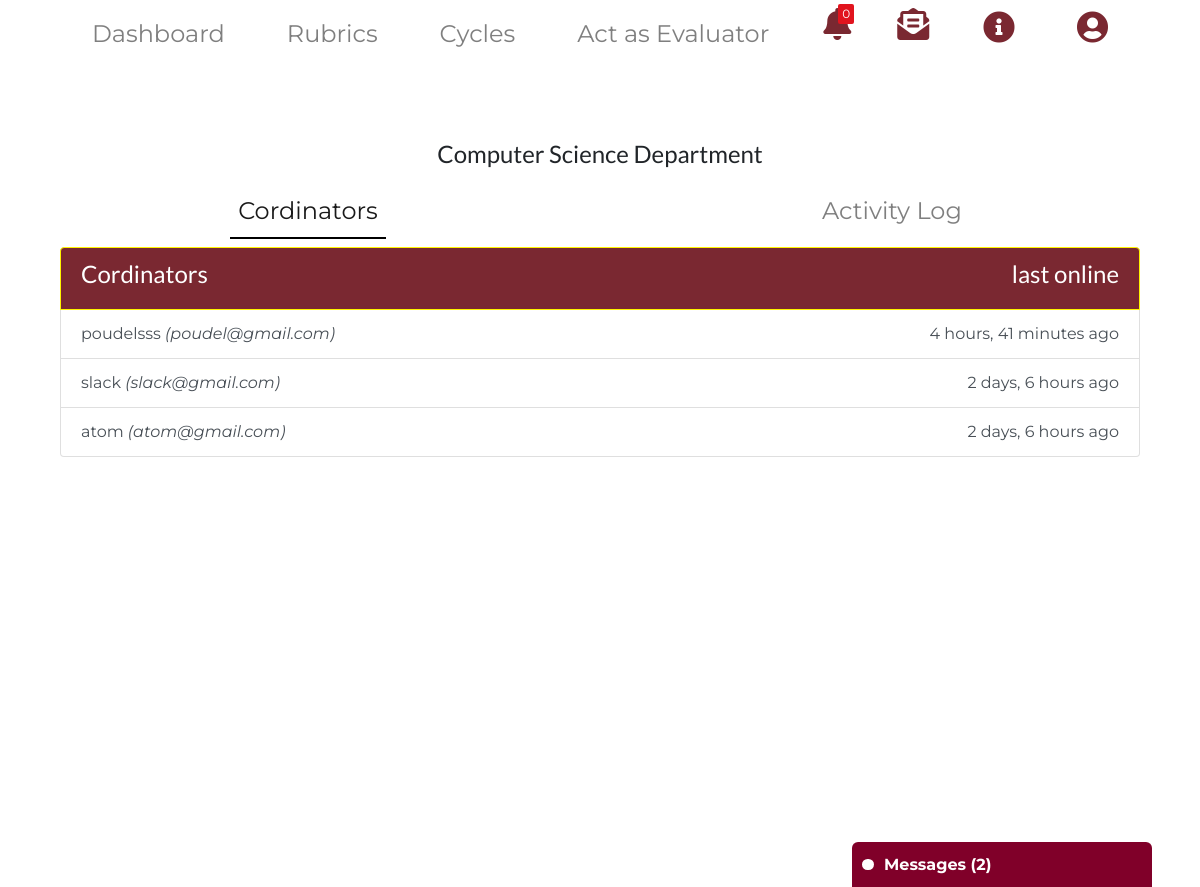
/department_view/8 (signed in), run on an earlier commit of the app's database.
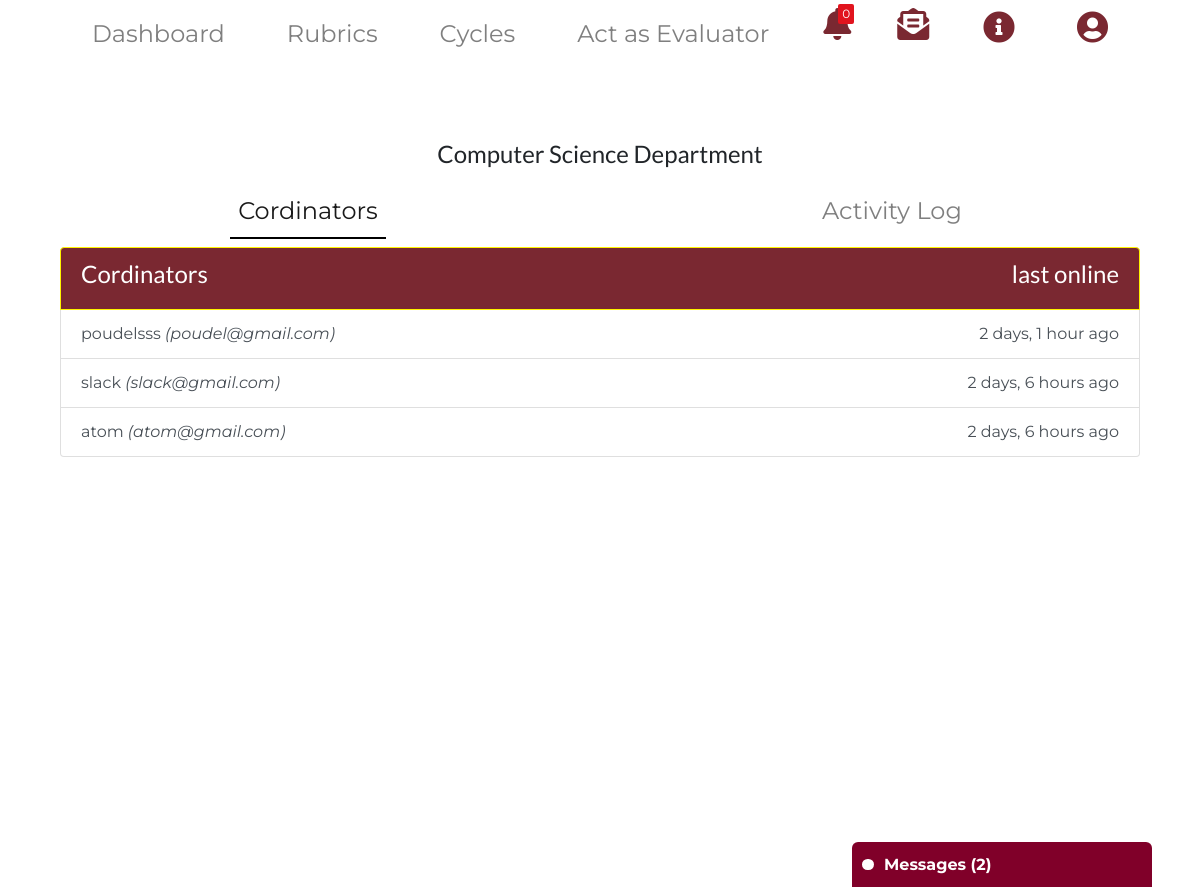
And on a later commit of the database.
### main/models.py (models this page shows)
class CoOrdinator(models.Model):
    name = models.CharField(max_length=100)
    email = models.CharField(max_length=200)
    department = models.CharField(max_length=200)
    dept = models.ForeignKey(Department, null=True, on_delete=models.CASCADE)
    last_online = models.DateTimeField(null=True)

### main/views.py (the view)
# urls.py: path('department_view/<int:cordinator_id>', views.department_view, name="department_view"),
def department_view(request, cordinator_id):
    cordinator = CoOrdinator.objects.get(id=cordinator_id)
    dept = cordinator.dept
    department_name = cordinator.department
    print(dept)
    cordinators = CoOrdinator.objects.filter(dept=dept)
    print(cordinators)
    for logs in Log.objects.filter(subject=dept):
        for co in cordinators:
            if(logs.cor==co.email):
                CoOrdinator.objects.filter(id=co.id).update(last_online=logs.created_at)
    context = {'cordinator':cordinator, 'dept_id':dept.id, 'list_dept':'active', 'cordinators':cordinators
    , 'notification_count' : Notification.objects.filter(read=False, to=request.user.email).count(),
    'notifications' : Notification.objects.filter(read=False, to=request.user.email).order_by('-created_at' ),
     'msgs_count': Broadcast.objects.filter(receiver=request.user.email, read=False).order_by('-sent_at').count(),
    'msgs':Broadcast.objects.filter(receiver=request.user.email).order_by('-sent_at'), 'department_name':department_name}
    return render(request, 'main/department_view.html', context)

### main/templates/main/department_view.html (shortened to what this page needs)
{% extends  'main/adminbase.html' %}
{%load static%}
{%block body_block%}
<br>
<br>
<h4 class = "text-center">{{department_name}} Department </h4>
<nav class="navbar sticky-top navbar-expand-lg  navbar-light ">
<div class="collapse navbar-collapse" id="navbarTogglerDemo04">
  <ul class="navbar-nav w-100 mr-auto mt-2 mt-lg-0 justify-content-around">
    <li class="nav-item {{list_dept}}" >
      <a class="nav-link" href="" >Cordinators</a>
    </li>
    <li class="nav-item {{log_dept}}" >
      <a class="nav-link" href="{%url 'main:dept_log' dept_id %}"> Activity Log</a>
    </li>
    </ul>
  </div>
</nav>
<div class = "container">
  <div class = "container-fluid">
    <ul class="list-group" style = "overflow-y:auto; height: 80vh;">
      <li class="list-group-item  list-group-item-action active  d-flex justify-content-between"><span> <h4>Cordinators</h4> </span>
        <span><h4>last online</h4></span>
      </li>
      {%for co in cordinators%}
        <a href= "#" class="list-group-item list-group-item-action d-flex justify-content-between"><span>{{co.name}} <em>({{co.email}})</em></span>
          {%if co.last_online%}
           {{co.last_online|timesince}} ago
          {%endif%}
         </a>
  {%endfor%}
</ul>
{%endblock%}

What changed in the data, as far as the page shows it:
changed CoOrdinator "poudelsss": last_online "4 hours, 41 minutes" → "2 days, 1 hour"
